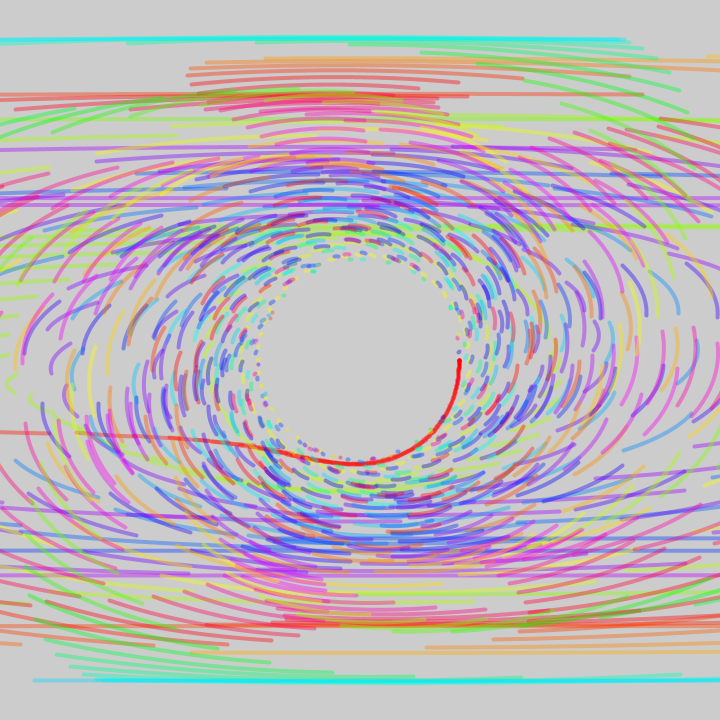
Frame 1 (no input)
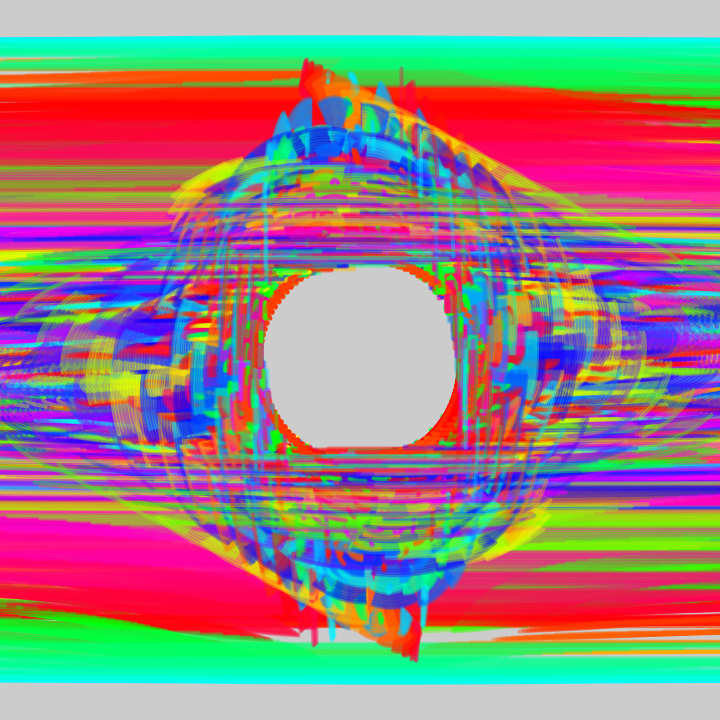
Frame 60 (the mouse pressed at the canvas centre just before this capture)
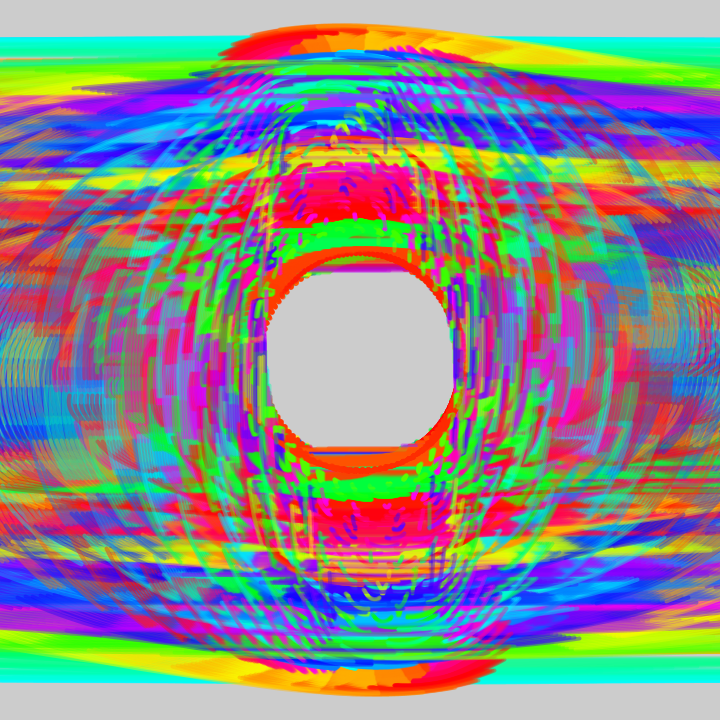
Frame 120 (the mouse held since frame 60 and released just before this capture)

The Processing sketch that drew these frames (run headless with seeded random() and noise(); from frame 60 on, the mouse is pressed at the canvas centre):

// Processing sketch: bit2atom_20210217a_wormhole
// ── bit2atom_20210217a_wormhole.pde
float t, x, y, r;
void setup() {
  size(720, 720);
  noFill();
  colorMode(HSB);
  strokeWeight(4);
}
void draw() {
  clear();
  t+=.01;
  for (r=0; r<TAU*9; r+=.01) {
    stroke((r*r)%255, 255, 255, 99);
    arc(cos(r*r)*99+360, sin(r*r)*99+360, tan(r+t)*r*9, sin(r-t)*r*9, r*r, r*r+PI/6);
  }
}
